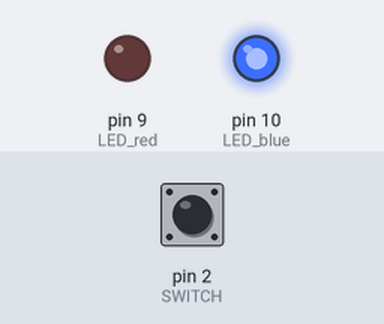
This sketch was run on a simulated Arduino Uno, built with avr-gcc and run on an emulated ATmega328P. Parts: output pins drawn as LEDs (lit = HIGH). Inputs (shaded band) come from the test bench; at power-on: pin 2 (SWITCH) LOW.

Above: at 1.2 s.
1.3 s: pin 2 (SWITCH) pulled HIGH for 0.15 s
At 1.37 s:
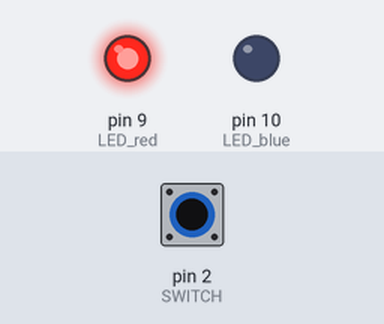
2.9 s: pin 2 (SWITCH) pulled HIGH for 3.2 s
At 7.3 s:
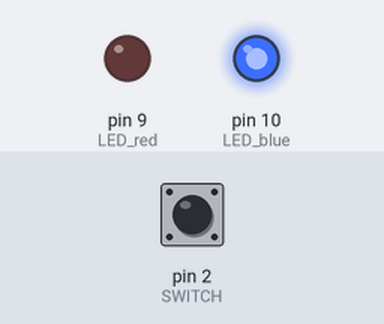
Timing chart, 0 to 8.8 s (numbered marks = the images above; inputs shaded):
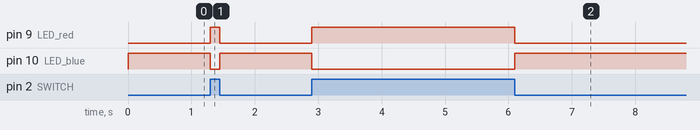

The sketch:

Exercise1-1.ino
```cpp
const int SWITCH = 2;
const int LED_red = 9;
const int LED_blue = 10;

void setup()
{
  pinMode(SWITCH, INPUT);
  pinMode(LED_red, OUTPUT);
  pinMode(LED_blue, OUTPUT);
}

void loop()
{
  int v;
  v = digitalRead(SWITCH);

  if (v == HIGH)
  {

    digitalWrite(LED_blue, LOW);
    digitalWrite(LED_red, HIGH);
  }
  else
  {
    digitalWrite(LED_red, LOW);
    digitalWrite(LED_blue, HIGH);
  }
}
```

Measured:
- after the input at 1.3 s, pin 9 (LED_red): LOW → HIGH at once, → LOW 0.15 s later; pin 10 (LED_blue): HIGH → LOW at once, → HIGH 0.15 s later
- after the input at 2.9 s, pin 9 (LED_red): LOW → HIGH at once, → LOW 3.2 s later; pin 10 (LED_blue): HIGH → LOW at once, → HIGH 3.2 s later
